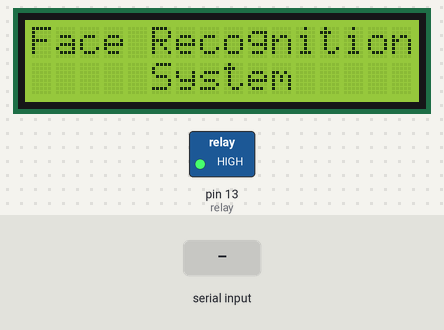
Simulated run of this sketch. Board: Arduino Uno, built with avr-gcc and run on an emulated ATmega328P. Parts: 16×2 character LCD, switched loads named in the sketch (green lamp = pin HIGH). The test bench sets the inputs (shaded band).

Above: at 3.2 s.
3.3 s: "1\n" received over Serial
At 4.5 s:
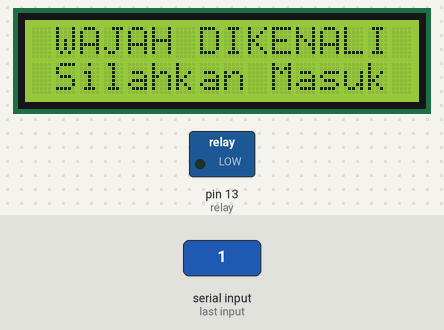
4.8 s: "0\n" received over Serial
At 5.9 s:
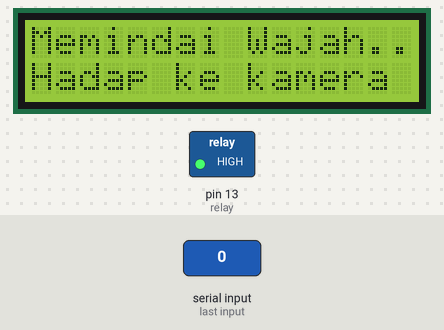
Timing chart, 0 to 7.8 s (numbered marks = the images above; inputs shaded):
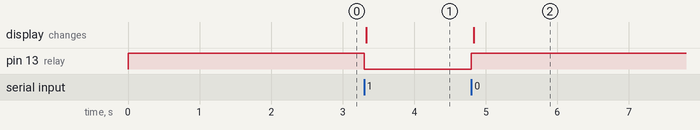

Measured:
- after the input at 3.3 s, pin 13 (relay): HIGH → LOW at once; the display: changes at once (image 1)
- after the input at 4.8 s, pin 13 (relay): LOW → HIGH at once; the display: changes at once (image 2)

The sketch:

Arduino_code.ino
```cpp
#include <LiquidCrystal_I2C.h>
LiquidCrystal_I2C lcd(0x27, 16, 2);

String data_serial_receive;
const int relay = 13;

void setup() {
  Serial.begin(57600);
  pinMode(relay, OUTPUT);
  digitalWrite(relay, HIGH);


  lcd.init();
  lcd.backlight();
  lcd.setCursor(0, 0);
  lcd.print("Face Recognition");
  lcd.setCursor(5, 1);
  lcd.print("System");
  delay(2000);
}

void loop() {
   if (Serial.available() > 0) {
    data_serial_receive = Serial.readStringUntil('\n');

    if(data_serial_receive == "1") {
      digitalWrite(relay, LOW);
      lcd.clear();
      lcd.setCursor(1, 0);
      lcd.print("WAJAH DIKENALI");
      lcd.setCursor(1, 1);
      lcd.print("Silahkan Masuk");
      delay(100);
    }
    if(data_serial_receive == "0") {
      digitalWrite(relay, HIGH);
      lcd.clear();
      lcd.setCursor(0, 0);
      lcd.print("Memindai Wajah..");
      lcd.setCursor(0, 1);
      lcd.print("Hadap ke kamera");
      delay(100);
    }
  }
}
```
